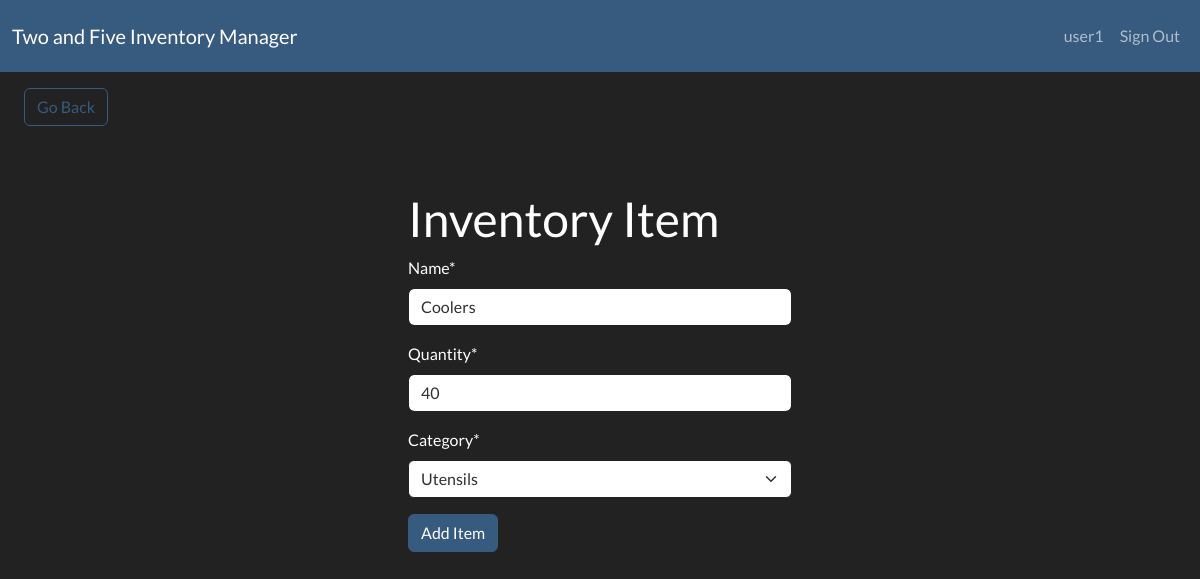
Screenshot of /edit-item/2 (signed in) with the database file from the repository.
### inventory/models.py (models this page shows, shortened)
class InventoryItem(models.Model):
    name = models.CharField(max_length=200)
    quantity = models.IntegerField()
    category = models.ForeignKey(
        "Category", on_delete=models.SET_NULL, blank=True, null=True
    )
    date_created = models.DateTimeField(auto_now_add=True)
    user = models.ForeignKey(User, on_delete=models.CASCADE)

class Category(models.Model):
    name = models.CharField(max_length=200)
    class Meta:
        verbose_name_plural = "categories"
    def __str__(self):
        return self.name

### inventory/views.py (the view)
# urls.py: path("edit-item/<int:pk>", EditItem.as_view(), name="edit-item"),
class EditItem(LoginRequiredMixin, UpdateView):
    model = InventoryItem
    form_class = InventoryItemForm
    template_name = "inventory/item_form.html"
    success_url = reverse_lazy("dashboard")

### inventory/forms.py
class InventoryItemForm(forms.ModelForm):
    category = forms.ModelChoiceField(queryset=Category.objects.all(), initial=0)
    class Meta:
        model = InventoryItem
        fields = ["name", "quantity", "category"]

### inventory/templates/inventory/item_form.html (shortened to what this page needs)
{% extends 'inventory/base.html' %}
{% load crispy_forms_tags %}
{% block content %}
<a href="{% url 'dashboard' %}" class="btn btn-outline-primary my-3 mx-4">Go Back</a>
<div class="row">
    <div class="col-11 col-md-4 mx-auto mt-5">
        <h1>Inventory Item</h1>
        <form method="POST">
            {{ form|crispy }}
            <div class="mt-3">
                <button class="btn btn-primary">Add Item</button>
            </div>
        </form>
    </div>
</div>
{% endblock content %}

### inventory/templates/inventory/navigation.html (shortened to what this page needs)
<nav class="navbar sticky-top navbar-expand-lg bg-primary" data-bs-theme="dark">
    <div class="container-fluid text-wrap">
        <a class="navbar-brand text-wrap" href="{% url 'index' %}">
            Two and Five Inventory Manager
        </a>
        <div class="collapse navbar-collapse justify-content-end" id="navbarNav">
            <ul class="navbar-nav">
                {% if user.is_authenticated %}
                <li class="nav-item">
                    <a class="nav-link" href="#">{{ user.username }}</a>
                </li>
                <li class="nav-item">
                    <a class="nav-link" href="{% url 'logout' %}">Sign Out</a>
                </li>
                {% endif %}
            </ul>
        </div>
    </div>
</nav>

### rows the page displays
InventoryItem: name "Coolers", quantity "40", category "Utensils"

### other values shown
{{ user.username }} "user1"
